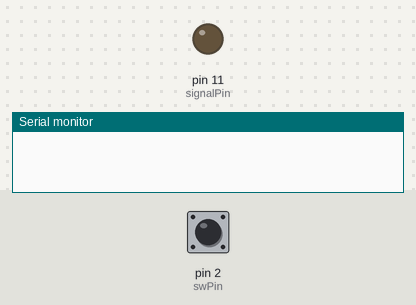
A sketch run on a simulated SparkFun Pro Micro, built with avr-gcc and run on an emulated ATmega32U4. Parts: output pins drawn as LEDs (lit = HIGH), the last lines printed to the serial monitor. The test bench sets the inputs (shaded band); at power-on: pin 2 (swPin) LOW.

Above: at 1.2 s.
1.3 s: pin 2 (swPin) pulled HIGH for 0.15 s
At 1.4 s:
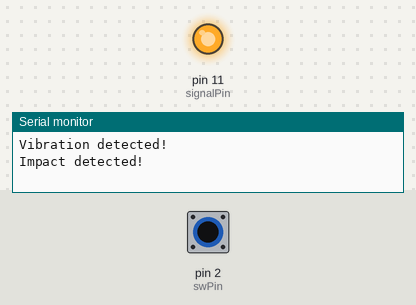
3.0 s: pin 2 (swPin) pulled HIGH for 3.2 s
Timing chart, 0 to 17.8 s (numbered marks = the images above; inputs shaded):
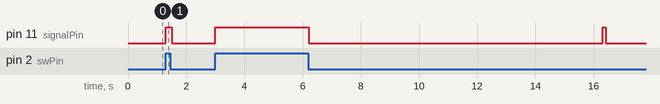

Measured:
- after the input at 1.3 s, pin 11 (signalPin): LOW → HIGH at once, → LOW 0.20 s later

The sketch:

Arduino-pro-micro.ino
```cpp
const int swPin = 2;        // Connect the SW-420 signal pin to digital pin 2
const int signalPin = 11;   // Connect the signal pin to digital pin 11
int16_t thresholdVibration = 1000; // Ngưỡng cảnh báo rung, bạn có thể điều chỉnh giá trị này
int16_t thresholdImpact = 2000;   // Ngưỡng cảnh báo va chạm, bạn có thể điều chỉnh giá trị này
unsigned long lastActivityTime = 0; // Thời điểm cuối cùng có sự thay đổi
bool sw420Active = false; // Trạng thái của SW-420
bool sleepMode = false;  // Trạng thái chế độ ngủ

void setup() {
  Serial.begin(9600);
  pinMode(swPin, INPUT);
  pinMode(signalPin, OUTPUT);
}

void loop() {
  // Đọc giá trị cảm biến rung
  int sensorValue = digitalRead(swPin);

  // Kiểm tra nếu cảm biến rung phát hiện rung động và không có sự thay đổi từ SW-420
  if (sensorValue == HIGH && !sw420Active) {
    Serial.println("Vibration detected!");
    sw420Active = true; // Bật cờ cho biết SW-420 đã kích hoạt
    lastActivityTime = millis(); // Reset thời gian khi có sự thay đổi
  }

  // Kiểm tra nếu cảm biến rung phát hiện rung động và có sự thay đổi từ SW-420
  if (sw420Active && (sensorValue == HIGH)) {
    Serial.println("Impact detected!");
    // Thực hiện các hành động cần thiết khi phát hiện va chạm
    // Ví dụ: Bật cảnh báo, gửi thông báo, hoặc thực hiện một hành động cụ thể

    // Gửi tín hiệu ra chân D11
    digitalWrite(signalPin, HIGH);
  } else {
    // Không có sự thay đổi, tắt tín hiệu ra chân D11
    digitalWrite(signalPin, LOW);
  }

  // Kiểm tra inactivity sau mỗi 15 giây nếu không có sự thay đổi từ SW-420
  if (sw420Active && millis() - lastActivityTime > 15000) {
    Serial.println("No activity for 15 seconds. Sending warning!");
    // Thực hiện các hành động cần thiết khi không có sự thay đổi từ SW-420 trong 15 giây
    // Ví dụ: Bật cảnh báo, gửi thông báo, hoặc thực hiện một hành động cụ thể

    // Gửi tín hiệu ra chân D11
    digitalWrite(signalPin, HIGH);

    sw420Active = false; // Tắt cờ SW-420 đã kích hoạt để chuẩn bị cho lần kích hoạt tiếp theo
  }

  // Đợi một khoảng thời gian trước khi đọc lại dữ liệu
  delay(100);
}
```
